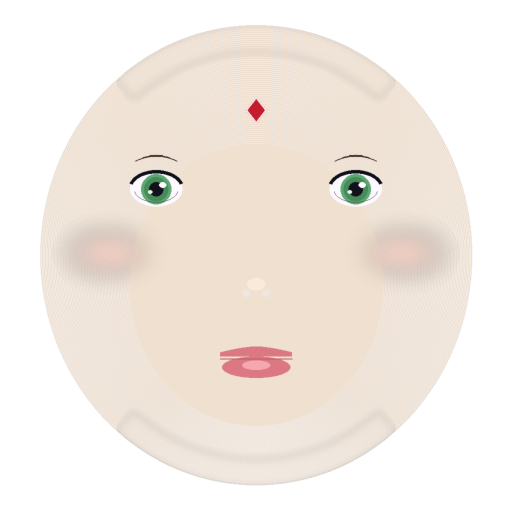
#> input picture face_254824_0_0_color.png, 1024 x 1024 px, found by its file name (shown at 1/2 size)
$ python make_support_textures.py
#> lines starting #> are read from the running program, lines starting #| are printed output that depends on the picture; after the words box and inside, x2 and y2 are one past the last pixel; in counts of white or black regions, pixels touching at a corner belong together
"""
Generate normal map and specmask from the face color texture.
Also create the GitHub repo commit package.
"""
import sys
sys.stdout.reconfigure(encoding='utf-8')
from PIL import Image, ImageDraw, ImageFilter
import numpy as np, os

OUT = "C:/Users/Administrator/Documents/sakura_mod_work"
face_img = Image.open(f"{OUT}/face_254824_0_0_color.png").convert("RGBA")
#> face_img is the input picture: PIL image 1024x1024 RGBA; mean R, G, B, A 137.3, 127.3, 118.1, 124.9
SIZE = 1024

# ── 1. Normal Map ─────────────────────────────────────────────────────────
# Convert face to greyscale height map, then compute normals
grey = face_img.convert("L")
arr  = np.array(grey, dtype=float)

# Smooth the height map first
from scipy.ndimage import gaussian_filter
arr_s = gaussian_filter(arr, sigma=4)
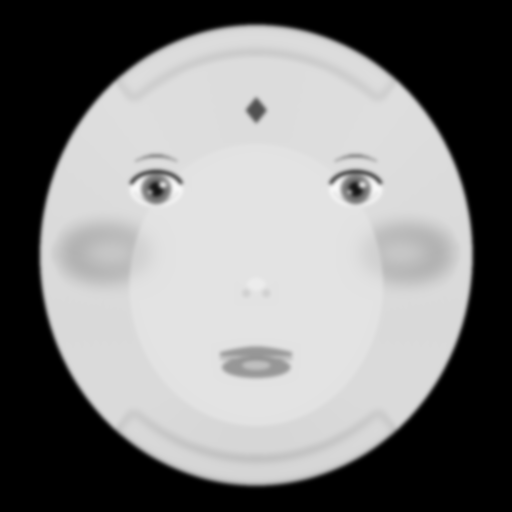
#> arr_s: shape (1024, 1024) float64 (shown at 1/2 size); min 0, max 248.9, mean 129.2

# Compute gradients
dx = np.gradient(arr_s, axis=1)
dy = np.gradient(arr_s, axis=0)
dz = np.ones_like(dx) * 12.0  # strength of normal effect

# Normalize
length = np.sqrt(dx**2 + dy**2 + dz**2)
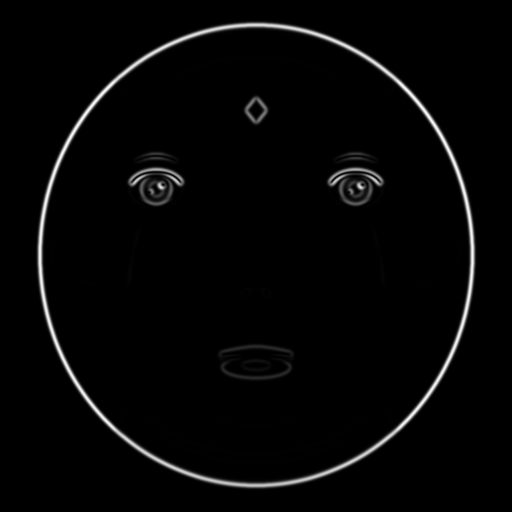
#> length: shape (1024, 1024) float64 (shown at 1/2 size); min 12, max 24.91, mean 12.3; drawn with min black and max white
length = np.where(length == 0, 1, length)
nx = -dx / length
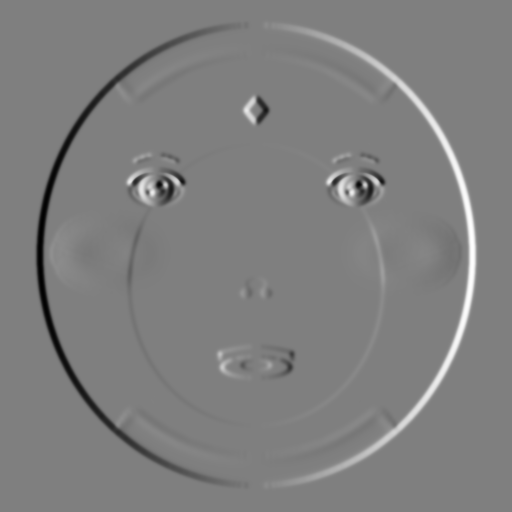
#> nx: shape (1024, 1024) float64 (shown at 1/2 size); min -0.871, max 0.871, mean 4.13e-05; drawn with min black and max white
ny = dy / length
nz = dz / length
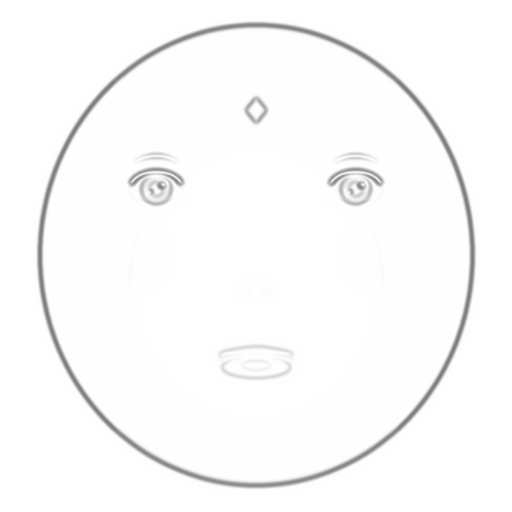
#> nz: shape (1024, 1024) float64 (shown at 1/2 size); min 0.482, max 1, mean 0.984

# Convert to 0-255 RGB (normal map convention: R=X, G=Y, B=Z)
normal_arr = np.zeros((SIZE, SIZE, 3), dtype=np.uint8)
normal_arr[:,:,0] = np.clip((nx * 0.5 + 0.5) * 255, 0, 255)
normal_arr[:,:,1] = np.clip((ny * 0.5 + 0.5) * 255, 0, 255)
normal_arr[:,:,2] = np.clip((nz * 0.5 + 0.5) * 255, 0, 255)

# Base: flat blue (128,128,255) where face alpha = 0
alpha = np.array(face_img)[:,:,3]
flat  = np.array([128, 128, 255], dtype=np.uint8)
for c in range(3):
    normal_arr[:,:,c] = np.where(alpha > 20, normal_arr[:,:,c], flat[c])
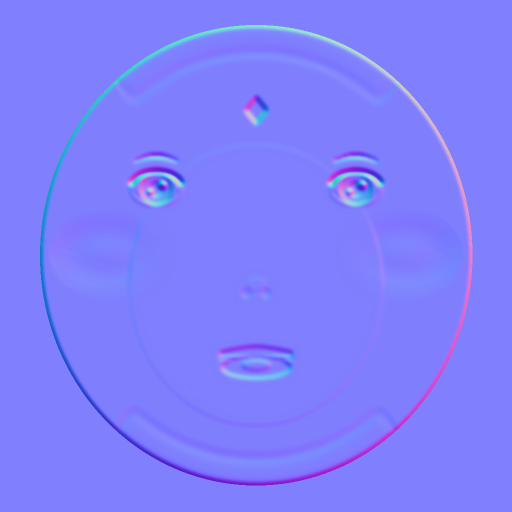
#> normal_arr: shape (1024, 1024, 3) (shown at 1/2 size); mean of channels 0, 1, 2 127.4, 127.4, 253.3; drawn as R, G, B

normal_img = Image.fromarray(normal_arr, 'RGB')
normal_img.save(f"{OUT}/face_254824_0_0_normal.png")
print("[1] Saved: face_254824_0_0_normal.png")

# ── 2. Specular Mask ──────────────────────────────────────────────────────
face_arr  = np.array(face_img)
spec_arr  = np.zeros((SIZE, SIZE, 3), dtype=np.uint8)

# Base specularity from luminance (brighter = more specular)
lum = (face_arr[:,:,0].astype(float)*0.299 +
       face_arr[:,:,1].astype(float)*0.587 +
       face_arr[:,:,2].astype(float)*0.114)

# Moderate specular where face is present
face_mask = alpha > 20
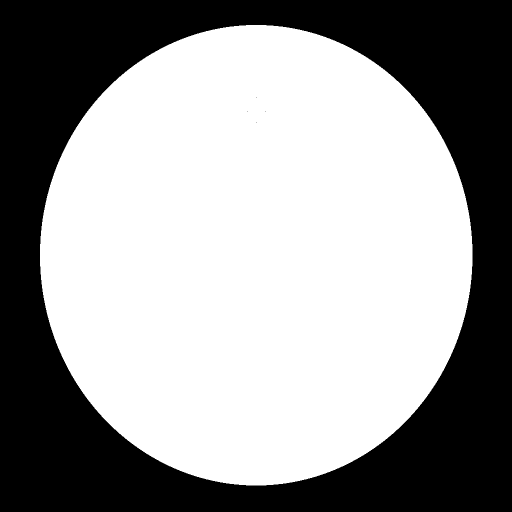
#> face_mask: shape (1024, 1024) bool (shown at 1/2 size); 59.7% white; 5 black regions (4 under 20 px), largest, box (x1, y1, x2, y2) and area: (0, 0, 1024, 1024) 422987
spec_base = np.clip(lum * 0.35, 20, 120).astype(np.uint8)

for c in range(3):
    spec_arr[:,:,c] = np.where(face_mask, spec_base, 0)

# Boost: nose tip, lips, eyes (shinier areas)
spec_img = Image.fromarray(spec_arr, 'RGB')
sd = ImageDraw.Draw(spec_img)

# Nose tip — shiny
sd.ellipse([SIZE//2-22, int(SIZE*0.54), SIZE//2+22, int(SIZE*0.57)],
           fill=(160, 155, 130))
# Lips — glossy
sd.ellipse([SIZE//2-72, int(SIZE*0.675), SIZE//2+72, int(SIZE*0.74)],
           fill=(190, 165, 140))
# Eye whites — reflective
for ex in [int(SIZE*0.305), int(SIZE*0.695)]:
    ey = int(SIZE*0.37)
    sd.ellipse([ex-52, ey-34, ex+52, ey+34], fill=(210, 205, 185))
# Forehead — medium sheen
sd.ellipse([SIZE//2-200, int(SIZE*0.08), SIZE//2+200, int(SIZE*0.30)],
           fill=(115, 110, 95))

spec_img = spec_img.filter(ImageFilter.GaussianBlur(radius=4))
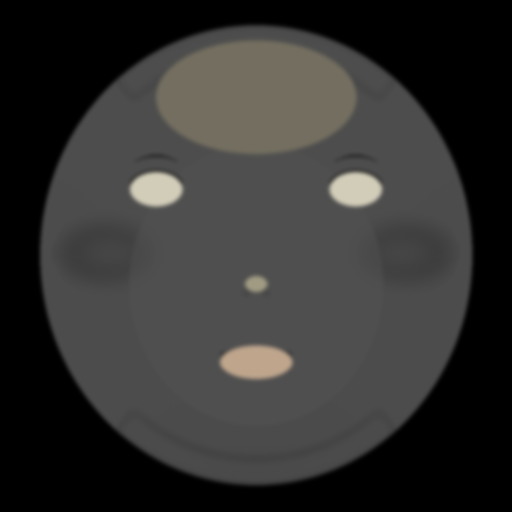
#> spec_img: PIL image 1024x1024 RGB (shown at 1/2 size); mean R, G, B 50.3, 49.7, 48.3
spec_img.save(f"{OUT}/face_254824_0_0_specmask.png")
print("[2] Saved: face_254824_0_0_specmask.png")

# ── 3. Summary ────────────────────────────────────────────────────────────
print("\n=== All textures ready ===")
files = ["face_254824_0_0_color.png",
         "face_254824_0_0_normal.png",
         "face_254824_0_0_specmask.png"]
for f in files:
    p = os.path.join(OUT, f)
    print(f"  {f}: {os.path.getsize(p)//1024} KB")
print(f"\nHead ID: 254824")
print("Ready for FrostyModManager import.")
